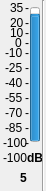
     <widget class="QWidget" name="widget_5" native="true">
      <property name="geometry">
       <rect>
        <x>160</x>
        <y>40</y>
        <width>46</width>
        <height>191</height>
       </rect>
      </property>
      <widget class="QProgressBar" name="progressBar_47">
       <property name="geometry">
        <rect>
         <x>30</x>
         <y>7</y>
         <width>10</width>
         <height>135</height>
        </rect>
       </property>
       <property name="contextMenuPolicy">
        <enum>Qt::DefaultContextMenu</enum>
       </property>
       <property name="toolTip">
        <string>Local Input 1 Meter</string>
       </property>
       <property name="statusTip">
        <string/>
       </property>
       <property name="whatsThis">
        <string/>
       </property>
       <property name="autoFillBackground">
        <bool>false</bool>
       </property>
       <property name="minimum">
        <number>-100</number>
       </property>
       <property name="maximum">
        <number>35</number>
       </property>
       <property name="value">
        <number>24</number>
       </property>
       <property name="textVisible">
        <bool>true</bool>
       </property>
       <property name="orientation">
        <enum>Qt::Vertical</enum>
       </property>
       <property name="invertedAppearance">
        <bool>false</bool>
       </property>
       <property name="format">
        <string>%p%</string>
       </property>
      </widget>
      <widget class="QLabel" name="m0_47">
       <property name="geometry">
        <rect>
         <x>25</x>
         <y>0</y>
         <width>16</width>
         <height>16</height>
        </rect>
       </property>
       <property name="text">
        <string>-</string>
       </property>
      </widget>
      <widget class="QLabel" name="t35_47">
       <property name="geometry">
        <rect>
         <x>10</x>
         <y>0</y>
         <width>16</width>
         <height>16</height>
        </rect>
       </property>
       <property name="text">
        <string>35</string>
       </property>
      </widget>
      <widget class="QLabel" name="tn100_47">
       <property name="geometry">
        <rect>
         <x>3</x>
         <y>135</y>
         <width>31</width>
         <height>16</height>
        </rect>
       </property>
       <property name="text">
        <string>-100</string>
       </property>
      </widget>
      <widget class="QLabel" name="m15_47">
       <property name="geometry">
        <rect>
         <x>25</x>
         <y>15</y>
         <width>16</width>
         <height>16</height>
        </rect>
       </property>
       <property name="text">
        <string>-</string>
       </property>
      </widget>
      <widget class="QLabel" name="m25_47">
       <property name="geometry">
        <rect>
         <x>25</x>
         <y>25</y>
         <width>16</width>
         <height>16</height>
        </rect>
       </property>
       <property name="text">
        <string>-</string>
       </property>
      </widget>
      <widget class="QLabel" name="m90_47">
       <property name="geometry">
        <rect>
         <x>25</x>
         <y>90</y>
         <width>16</width>
         <height>16</height>
        </rect>
       </property>
       <property name="text">
        <string>-</string>
       </property>
      </widget>
      <widget class="QLabel" name="m105_47">
       <property name="geometry">
        <rect>
         <x>25</x>
         <y>105</y>
         <width>16</width>
         <height>16</height>
        </rect>
       </property>
       <property name="text">
        <string>-</string>
       </property>
      </widget>
      <widget class="QLabel" name="m120_47">
       <property name="geometry">
        <rect>
         <x>25</x>
         <y>120</y>
         <width>16</width>
         <height>16</height>
        </rect>
       </property>
       <property name="text">
        <string>-</string>
       </property>
      </widget>
      <widget class="QLabel" name="m135_47">
       <property name="geometry">
        <rect>
         <x>25</x>
         <y>135</y>
         <width>16</width>
         <height>16</height>
        </rect>
       </property>
       <property name="text">
        <string>-</string>
       </property>
      </widget>
      <widget class="QLabel" name="m45_47">
       <property name="geometry">
        <rect>
         <x>25</x>
         <y>45</y>
         <width>16</width>
         <height>16</height>
        </rect>
       </property>
       <property name="text">
        <string>-</string>
       </property>
      </widget>
      <widget class="QLabel" name="m60_47">
       <property name="geometry">
        <rect>
         <x>25</x>
         <y>60</y>
         <width>16</width>
         <height>16</height>
        </rect>
       </property>
       <property name="text">
        <string>-</string>
       </property>
      </widget>
      <widget class="QLabel" name="m75_47">
       <property name="geometry">
        <rect>
         <x>25</x>
         <y>75</y>
         <width>16</width>
         <height>16</height>
        </rect>
       </property>
       <property name="text">
        <string>-</string>
       </property>
      </widget>
      <widget class="QLabel" name="t20_47">
       <property name="geometry">
        <rect>
         <x>10</x>
         <y>15</y>
         <width>16</width>
         <height>16</height>
        </rect>
       </property>
       <property name="text">
        <string>20</string>
       </property>
      </widget>
      <widget class="QLabel" name="t5_47">
       <property name="geometry">
        <rect>
         <x>10</x>
         <y>25</y>
         <width>16</width>
         <height>16</height>
        </rect>
       </property>
       <property name="text">
        <string>10</string>
       </property>
      </widget>
      <widget class="QLabel" name="tn10_47">
       <property name="geometry">
        <rect>
         <x>5</x>
         <y>45</y>
         <width>21</width>
         <height>16</height>
        </rect>
       </property>
       <property name="text">
        <string>-10</string>
       </property>
      </widget>
      <widget class="QLabel" name="tn25_47">
       <property name="geometry">
        <rect>
         <x>5</x>
         <y>60</y>
         <width>21</width>
         <height>16</height>
        </rect>
       </property>
       <property name="text">
        <string>-25</string>
       </property>
      </widget>
      <widget class="QLabel" name="tn40_47">
       <property name="geometry">
        <rect>
         <x>5</x>
         <y>75</y>
         <width>21</width>
         <height>16</height>
        </rect>
       </property>
       <property name="text">
        <string>-40</string>
       </property>
      </widget>
      <widget class="QLabel" name="tn55_47">
       <property name="geometry">
        <rect>
         <x>5</x>
         <y>90</y>
         <width>21</width>
         <height>16</height>
        </rect>
       </property>
       <property name="text">
        <string>-55</string>
       </property>
      </widget>
      <widget class="QLabel" name="tn70_47">
       <property name="geometry">
        <rect>
         <x>5</x>
         <y>105</y>
         <width>21</width>
         <height>16</height>
        </rect>
       </property>
       <property name="text">
        <string>-70</string>
       </property>
      </widget>
      <widget class="QLabel" name="tn85_47">
       <property name="geometry">
        <rect>
         <x>5</x>
         <y>120</y>
         <width>21</width>
         <height>16</height>
        </rect>
       </property>
       <property name="text">
        <string>-85</string>
       </property>
      </widget>
      <widget class="QLabel" name="m35_47">
       <property name="geometry">
        <rect>
         <x>25</x>
         <y>35</y>
         <width>16</width>
         <height>16</height>
        </rect>
       </property>
       <property name="text">
        <string>-</string>
       </property>
      </widget>
      <widget class="QLabel" name="t0_47">
       <property name="geometry">
        <rect>
         <x>15</x>
         <y>35</y>
         <width>16</width>
         <height>16</height>
        </rect>
       </property>
       <property name="text">
        <string>0</string>
       </property>
      </widget>
      <widget class="QLabel" name="value_47">
       <property name="geometry">
        <rect>
         <x>3</x>
         <y>150</y>
         <width>31</width>
         <height>16</height>
        </rect>
       </property>
       <property name="autoFillBackground">
        <bool>false</bool>
       </property>
       <property name="frameShadow">
        <enum>QFrame::Plain</enum>
       </property>
       <property name="text">
        <string>-100</string>
       </property>
      </widget>
      <widget class="QLabel" name="dB_47">
       <property name="geometry">
        <rect>
         <x>27</x>
         <y>150</y>
         <width>16</width>
         <height>16</height>
        </rect>
       </property>
       <property name="font">
        <font>
         <weight>75</weight>
         <bold>true</bold>
        </font>
       </property>
       <property name="text">
        <string>dB</string>
       </property>
      </widget>
      <widget class="QLabel" name="number_47">
       <property name="geometry">
        <rect>
         <x>20</x>
         <y>170</y>
         <width>16</width>
         <height>16</height>
        </rect>
       </property>
       <property name="font">
        <font>
         <weight>75</weight>
         <bold>true</bold>
        </font>
       </property>
       <property name="text">
        <string>5</string>
       </property>
      </widget>
      <widget class="Line" name="line_47">
       <property name="geometry">
        <rect>
         <x>35</x>
         <y>0</y>
         <width>16</width>
         <height>191</height>
        </rect>
       </property>
       <property name="orientation">
        <enum>Qt::Vertical</enum>
       </property>
      </widget>
     </widget>
